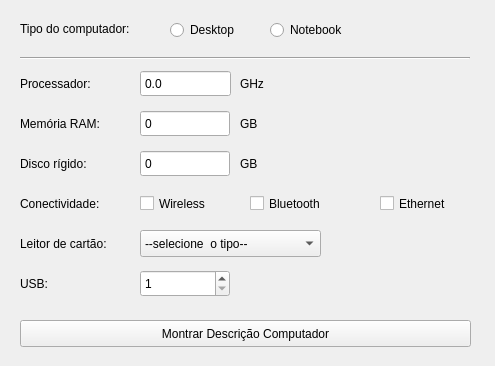
<?xml version="1.0" encoding="UTF-8"?>
<ui version="4.0">
 <class>ConfiguracaoComputador</class>
 <widget class="QWidget" name="ConfiguracaoComputador">
  <property name="geometry">
   <rect>
    <x>0</x>
    <y>0</y>
    <width>495</width>
    <height>366</height>
   </rect>
  </property>
  <property name="minimumSize">
   <size>
    <width>495</width>
    <height>366</height>
   </size>
  </property>
  <property name="maximumSize">
   <size>
    <width>495</width>
    <height>366</height>
   </size>
  </property>
  <property name="windowTitle">
   <string>ConfiguracaoComputador</string>
  </property>
  <widget class="QRadioButton" name="rbDesktop">
   <property name="geometry">
    <rect>
     <x>170</x>
     <y>19</y>
     <width>91</width>
     <height>22</height>
    </rect>
   </property>
   <property name="text">
    <string>Desktop</string>
   </property>
  </widget>
  <widget class="QLabel" name="label">
   <property name="geometry">
    <rect>
     <x>20</x>
     <y>20</y>
     <width>151</width>
     <height>17</height>
    </rect>
   </property>
   <property name="text">
    <string>Tipo do computador:</string>
   </property>
  </widget>
  <widget class="QRadioButton" name="rbNotebook">
   <property name="geometry">
    <rect>
     <x>270</x>
     <y>19</y>
     <width>117</width>
     <height>22</height>
    </rect>
   </property>
   <property name="text">
    <string>Notebook</string>
   </property>
  </widget>
  <widget class="QComboBox" name="cboLeitorCartao">
   <property name="geometry">
    <rect>
     <x>140</x>
     <y>230</y>
     <width>181</width>
     <height>27</height>
    </rect>
   </property>
   <item>
    <property name="text">
     <string>--selecione  o tipo--</string>
    </property>
   </item>
   <item>
    <property name="text">
     <string>SD</string>
    </property>
   </item>
   <item>
    <property name="text">
     <string>microSD</string>
    </property>
   </item>
   <item>
    <property name="text">
     <string>SDHC</string>
    </property>
   </item>
   <item>
    <property name="text">
     <string>microSDHC</string>
    </property>
   </item>
   <item>
    <property name="text">
     <string>xD</string>
    </property>
   </item>
  </widget>
  <widget class="QLabel" name="label_3">
   <property name="geometry">
    <rect>
     <x>20</x>
     <y>70</y>
     <width>100</width>
     <height>27</height>
    </rect>
   </property>
   <property name="text">
    <string>Processador:</string>
   </property>
  </widget>
  <widget class="Line" name="line_2">
   <property name="geometry">
    <rect>
     <x>20</x>
     <y>50</y>
     <width>450</width>
     <height>16</height>
    </rect>
   </property>
   <property name="orientation">
    <enum>Qt::Horizontal</enum>
   </property>
  </widget>
  <widget class="QDoubleSpinBox" name="edtProcessador">
   <property name="geometry">
    <rect>
     <x>140</x>
     <y>70</y>
     <width>91</width>
     <height>27</height>
    </rect>
   </property>
   <property name="buttonSymbols">
    <enum>QAbstractSpinBox::NoButtons</enum>
   </property>
   <property name="decimals">
    <number>1</number>
   </property>
   <property name="maximum">
    <double>9.900000000000000</double>
   </property>
  </widget>
  <widget class="QLabel" name="label_4">
   <property name="geometry">
    <rect>
     <x>20</x>
     <y>110</y>
     <width>100</width>
     <height>27</height>
    </rect>
   </property>
   <property name="text">
    <string>Memória RAM:</string>
   </property>
  </widget>
  <widget class="QLabel" name="label_5">
   <property name="geometry">
    <rect>
     <x>20</x>
     <y>150</y>
     <width>100</width>
     <height>27</height>
    </rect>
   </property>
   <property name="text">
    <string>Disco rígido:</string>
   </property>
  </widget>
  <widget class="QLabel" name="label_6">
   <property name="geometry">
    <rect>
     <x>240</x>
     <y>70</y>
     <width>31</width>
     <height>27</height>
    </rect>
   </property>
   <property name="text">
    <string>GHz</string>
   </property>
  </widget>
  <widget class="QLabel" name="label_7">
   <property name="geometry">
    <rect>
     <x>240</x>
     <y>110</y>
     <width>31</width>
     <height>27</height>
    </rect>
   </property>
   <property name="text">
    <string>GB</string>
   </property>
  </widget>
  <widget class="QLabel" name="label_8">
   <property name="geometry">
    <rect>
     <x>240</x>
     <y>150</y>
     <width>31</width>
     <height>27</height>
    </rect>
   </property>
   <property name="text">
    <string>GB</string>
   </property>
  </widget>
  <widget class="QSpinBox" name="edtHD">
   <property name="geometry">
    <rect>
     <x>140</x>
     <y>150</y>
     <width>90</width>
     <height>27</height>
    </rect>
   </property>
   <property name="buttonSymbols">
    <enum>QAbstractSpinBox::NoButtons</enum>
   </property>
   <property name="maximum">
    <number>9999</number>
   </property>
  </widget>
  <widget class="QSpinBox" name="edtRAM">
   <property name="geometry">
    <rect>
     <x>140</x>
     <y>110</y>
     <width>90</width>
     <height>27</height>
    </rect>
   </property>
   <property name="buttonSymbols">
    <enum>QAbstractSpinBox::NoButtons</enum>
   </property>
   <property name="minimum">
    <number>0</number>
   </property>
   <property name="maximum">
    <number>999</number>
   </property>
  </widget>
  <widget class="QLabel" name="label_9">
   <property name="geometry">
    <rect>
     <x>20</x>
     <y>190</y>
     <width>100</width>
     <height>27</height>
    </rect>
   </property>
   <property name="text">
    <string>Conectividade:</string>
   </property>
  </widget>
  <widget class="QCheckBox" name="cbWireless">
   <property name="geometry">
    <rect>
     <x>140</x>
     <y>190</y>
     <width>91</width>
     <height>27</height>
    </rect>
   </property>
   <property name="text">
    <string>Wireless</string>
   </property>
  </widget>
  <widget class="QCheckBox" name="cbBluetooth">
   <property name="geometry">
    <rect>
     <x>250</x>
     <y>190</y>
     <width>101</width>
     <height>27</height>
    </rect>
   </property>
   <property name="text">
    <string>Bluetooth</string>
   </property>
  </widget>
  <widget class="QCheckBox" name="cbEthernet">
   <property name="geometry">
    <rect>
     <x>380</x>
     <y>190</y>
     <width>91</width>
     <height>27</height>
    </rect>
   </property>
   <property name="text">
    <string>Ethernet</string>
   </property>
  </widget>
  <widget class="QLabel" name="label_11">
   <property name="geometry">
    <rect>
     <x>20</x>
     <y>230</y>
     <width>111</width>
     <height>27</height>
    </rect>
   </property>
   <property name="text">
    <string>Leitor de cartão:</string>
   </property>
  </widget>
  <widget class="QLabel" name="label_12">
   <property name="geometry">
    <rect>
     <x>20</x>
     <y>270</y>
     <width>111</width>
     <height>27</height>
    </rect>
   </property>
   <property name="text">
    <string>USB:</string>
   </property>
  </widget>
  <widget class="QSpinBox" name="edtUSB">
   <property name="geometry">
    <rect>
     <x>140</x>
     <y>270</y>
     <width>90</width>
     <height>27</height>
    </rect>
   </property>
   <property name="minimum">
    <number>1</number>
   </property>
   <property name="maximum">
    <number>5</number>
   </property>
  </widget>
  <widget class="QPushButton" name="btnMontarDescricao">
   <property name="geometry">
    <rect>
     <x>20</x>
     <y>320</y>
     <width>451</width>
     <height>27</height>
    </rect>
   </property>
   <property name="text">
    <string>Montrar Descrição Computador</string>
   </property>
  </widget>
 </widget>
 <layoutdefault spacing="6" margin="11"/>
 <resources/>
 <connections/>
</ui>
